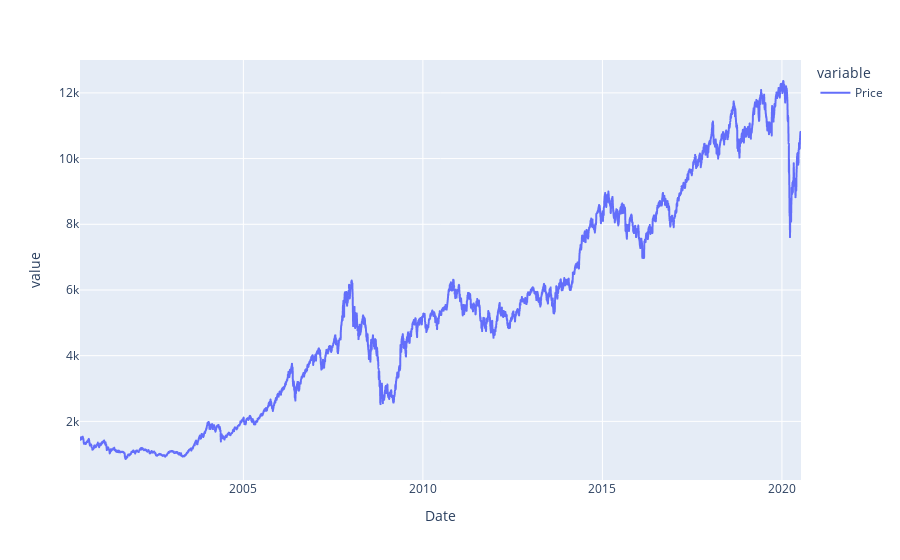

Notebook source saved alongside this figure:
### Code cell
data.plot()

### Figure 1 — Plotly figure (JSON) as saved in the notebook; plotly's stock layout.template omitted (floating-point values rounded to 4 significant figures; data arrays with more than 128 entries replaced by an {"elided": "..."} marker saying what was removed)
{"data": [{"hovertemplate": "variable=Price<br>Date=%{x}<br>value=%{y}<extra></extra>", "legendgroup": "Price", "line": {"color": "#636efa", "dash": "solid"}, "mode": "lines", "name": "Price", "showlegend": true, "type": "scattergl", "x": {"elided": "4992 str values"}, "xaxis": "x", "y": {"elided": "4992 float values"}, "yaxis": "y"}], "layout": {"legend": {"title": {"text": "variable"}, "tracegroupgap": 0}, "margin": {"t": 60}, "xaxis": {"anchor": "y", "domain": [0, 1], "title": {"text": "Date"}}, "yaxis": {"anchor": "x", "domain": [0, 1], "title": {"text": "value"}}}}
